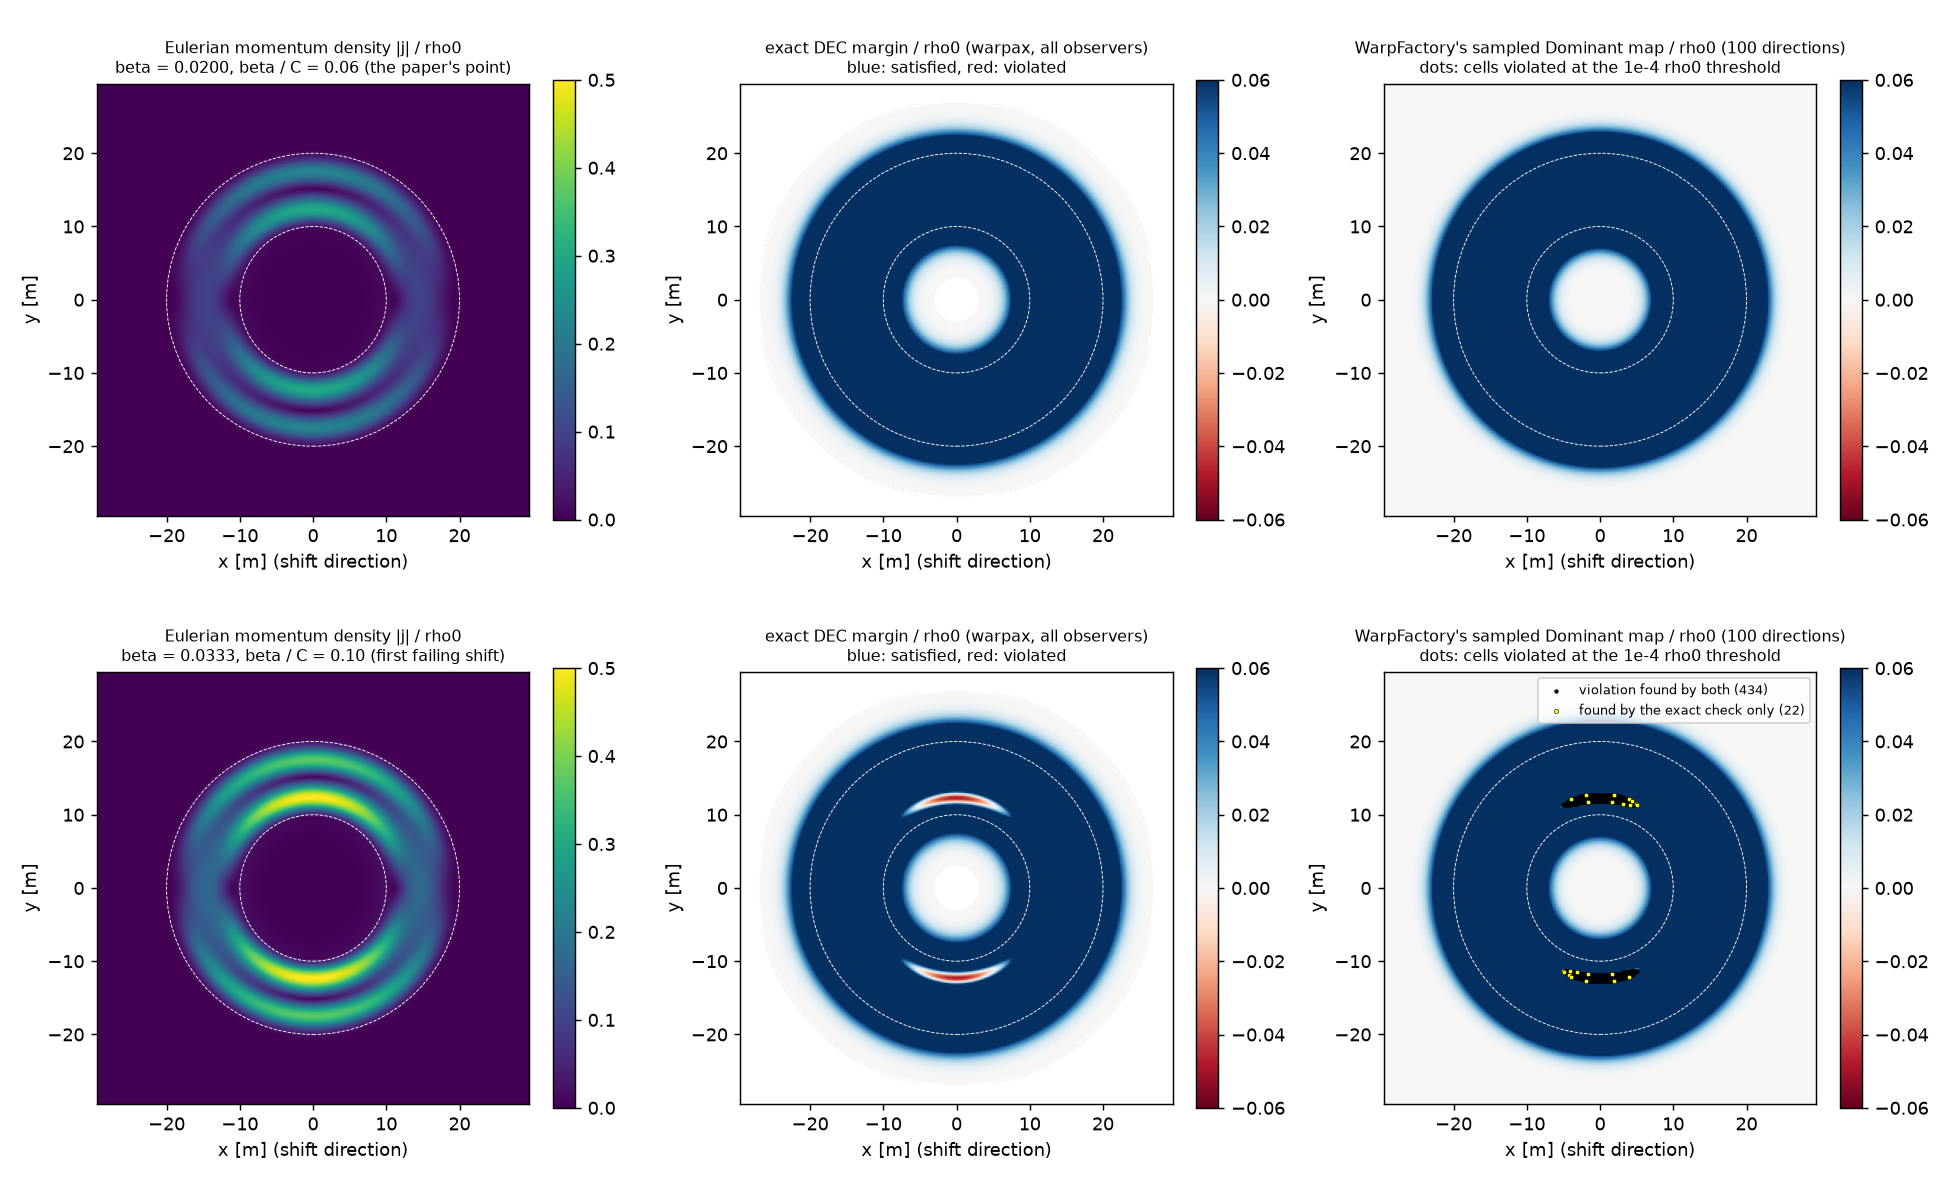

Recreate this plot in Python.
"""
exact_maps.py -- the central plane at two shifts, seen by the exact check and by the sampled one (Part 2).

Two cases from the refined matrix at the paper's compactness (C = 1/3): the paper's own shift
(beta = 0.02, beta/C = 0.06, slice f1_b5) and the first failing shift of Part 1 (beta/C = 0.10,
slice f1_b9). For each, three maps on the central plane, edge cells dropped, in units of rho0:
the Eulerian momentum density |j| (what the shift adds and what breaks the conditions), warpax's
exact DEC margin from the S-lemma LMI (certify_point_lmi on the frame tensor, as in
exact_conditions.py route A), and WarpFactory's sampled Dominant map as exported, with the cells
the exact check finds violated but the sampled map does not marked on top.

Usage: python exact_maps.py <run_dir> [--cases 5,9] [--png out.png]   (default cases: 5 and 9 of compactness 1)
"""
import os
import sys
from pathlib import Path

os.environ.setdefault("JAX_PLATFORMS", "cpu")
import numpy as np
from scipy.io import loadmat

sys.path.insert(0, str(Path(__file__).resolve().parent))
from analyse_matrix import ETA, NOISE as TAU, eulerian_tensor
from exact_conditions import ACTIVE, EDGE, in_chunks, warpax_functions


def case_maps(path, rho0, fx):
    jax, jnp, cert_eta, *_ = fx
    s = loadmat(path)
    beta = float(np.squeeze(s["beta"]))
    sl = slice(EDGE, -EDGE)
    x = np.asarray(s["x"]).ravel()[sl]
    y = np.asarray(s["y"]).ravel()[sl]
    T = eulerian_tensor(s, EDGE)
    n = T.shape[0]
    act = np.abs(T).reshape(n, -1).max(axis=1) > ACTIVE * rho0
    That = np.einsum("ij,njk,kl->nil", ETA, T[act], ETA)
    ex = in_chunks(cert_eta, jnp, That)
    dec = np.full(n, np.nan)
    dec[act] = ex["dec"] / rho0
    mom = np.sqrt(T[:, 0, 1] ** 2 + T[:, 0, 2] ** 2 + T[:, 0, 3] ** 2) / rho0
    dom = np.asarray(s["dominant"])[sl, sl].ravel() / rho0
    shape = (len(x), len(y))
    missed = (dec < -TAU) & ~(dom < -TAU)
    found = (dec < -TAU) & (dom < -TAU)
    return dict(beta=beta, x=x, y=y, dec=dec.reshape(shape), mom=mom.reshape(shape), dom=dom.reshape(shape),
                missed=missed.reshape(shape), found=found.reshape(shape), n_viol=int((dec < -TAU).sum()), n_missed=int(missed.sum()))


def main():
    import argparse
    ap = argparse.ArgumentParser()
    ap.add_argument("run")
    ap.add_argument("--cases", default="5,9", help="shift indices b of compactness 1 to draw (default 5 = the paper's shift 0.02, 9 = the first failing one, beta/C = 0.10)")
    ap.add_argument("--png", default=None)
    a = ap.parse_args()
    run = Path(a.run)
    png = a.png or str(run.parent / "exact_maps.png")
    cases = [int(c) for c in a.cases.split(",")]
    rho0 = float(np.squeeze(loadmat(run / "slice_f1_b1.mat")["rho0"]))
    comp = 1 / 3
    fx = warpax_functions()
    rows = [case_maps(run / f"slice_f1_b{b}.mat", rho0, fx) for b in cases]
    for r in rows:
        print(f"beta {r['beta']:.4f} (beta/C {r['beta']/comp:.3f}): exact DEC min {np.nanmin(r['dec']):+.3e} rho0, violating cells {r['n_viol']}, missed by the sampled Dominant map {r['n_missed']}; max |j| {np.nanmax(r['mom']):.3f} rho0")

    import matplotlib
    matplotlib.use("Agg")
    import matplotlib.pyplot as plt
    fig, ax = plt.subplots(len(rows), 3, figsize=(15, 4.6 * len(rows)), squeeze=False)
    for i, r in enumerate(rows):
        ext = [r["x"][0], r["x"][-1], r["y"][0], r["y"][-1]]
        boc = r["beta"] / comp
        tag = " (the paper's point)" if abs(r["beta"] - 0.02) < 1e-6 else (" (first failing shift)" if abs(boc - 0.10) < 1e-3 else "")
        lab = f"beta = {r['beta']:.4f}, beta / C = {boc:.2f}{tag}"
        im = ax[i, 0].imshow(r["mom"].T, origin="lower", extent=ext, cmap="viridis", vmin=0, vmax=0.5)
        ax[i, 0].set_title(f"Eulerian momentum density |j| / rho0\n{lab}", fontsize=9)
        fig.colorbar(im, ax=ax[i, 0], fraction=0.046)
        lim = 0.06
        im = ax[i, 1].imshow(r["dec"].T, origin="lower", extent=ext, cmap="RdBu", vmin=-lim, vmax=lim)
        ax[i, 1].set_title("exact DEC margin / rho0 (warpax, all observers)\nblue: satisfied, red: violated", fontsize=9)
        fig.colorbar(im, ax=ax[i, 1], fraction=0.046)
        im = ax[i, 2].imshow(r["dom"].T, origin="lower", extent=ext, cmap="RdBu", vmin=-lim, vmax=lim)
        if r["n_viol"]:
            X, Y = np.meshgrid(r["x"], r["y"], indexing="ij")
            ax[i, 2].scatter(X[r["found"]], Y[r["found"]], s=2, color="k", label=f"violation found by both ({int(r['found'].sum())})")
            ax[i, 2].scatter(X[r["missed"]], Y[r["missed"]], s=6, color="yellow", edgecolor="k", linewidth=0.3, label=f"found by the exact check only ({r['n_missed']})")
            ax[i, 2].legend(fontsize=7, loc="upper right")
        ax[i, 2].set_title("WarpFactory's sampled Dominant map / rho0 (100 directions)\ndots: cells violated at the 1e-4 rho0 threshold", fontsize=9)
        fig.colorbar(im, ax=ax[i, 2], fraction=0.046)
        for a in ax[i]:
            a.set_xlabel("x [m] (shift direction)"); a.set_ylabel("y [m]")
            for R in (10, 20):
                a.add_patch(plt.Circle((0, 0), R, fill=False, color="w", lw=0.5, ls="--"))
    fig.tight_layout(); fig.savefig(png, dpi=130)
    print(f"figure written: {png}")


if __name__ == "__main__":
    main()
